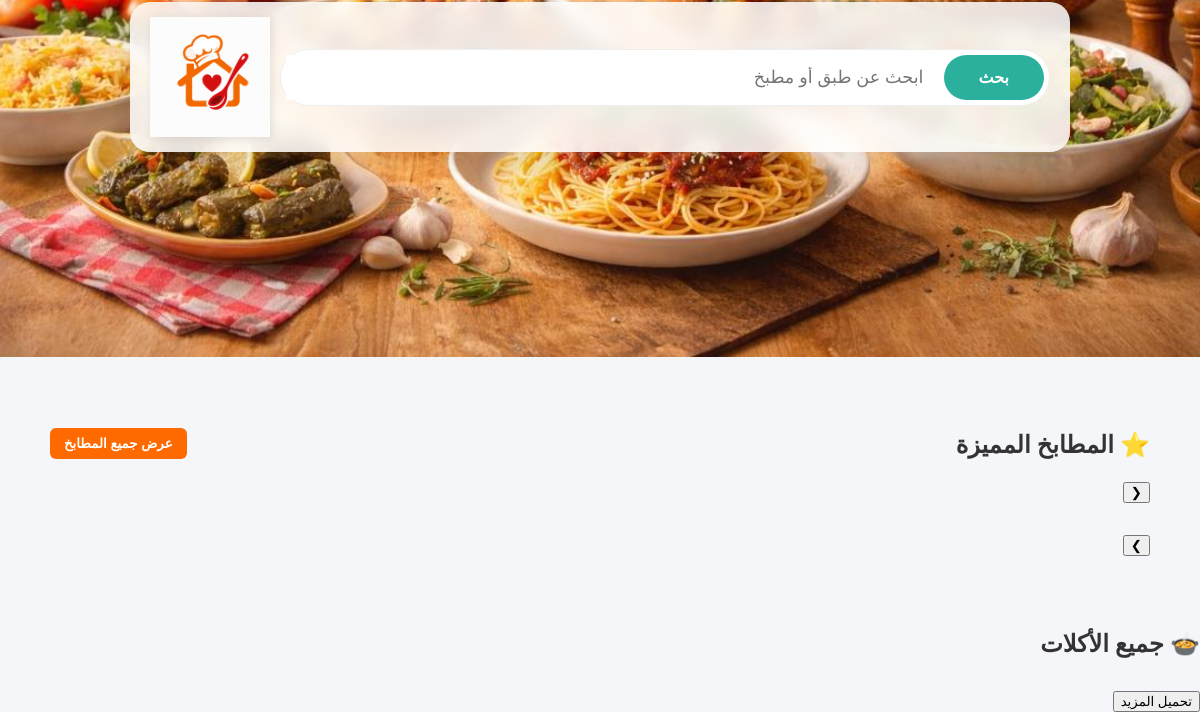
Before: / (lower part) with the older database file.
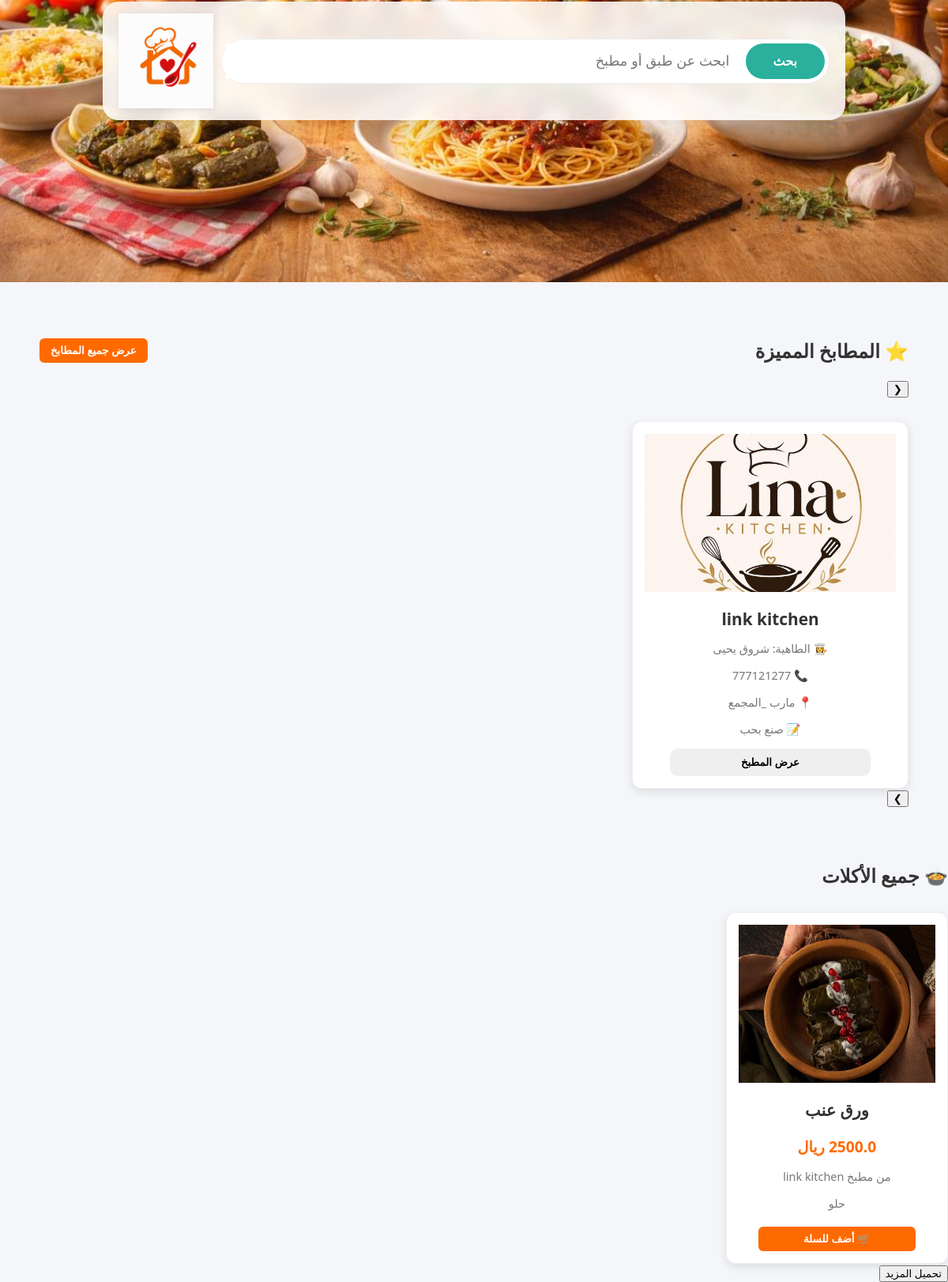
After: the same page with the newer database file.
### app/models/kitchen_model.py (models this page shows, shortened)
class Kitchen(db.Model):
    __tablename__ = "kitchens"
    id = db.Column(db.Integer, primary_key=True, autoincrement=True)
    user_id = db.Column(db.Integer, db.ForeignKey("users.id"))
    kitchen_name = db.Column(db.String(150), nullable=False)
    kitchen_logo = db.Column(db.String(255))   # صورة شعار المطبخ
    bank_account_name = db.Column(db.String(150))
    bank_account_number = db.Column(db.String(100))
    status = db.Column(db.String(20), default="pending")
    created_at = db.Column(db.TIMESTAMP, server_default=db.func.current_timestamp())
    featured = db.Column(db.Integer, default=0)  # 0 = عادي، 1 = مميز
    is_open = db.Column(db.Integer, default=1)   # 1 = مفتوح، 0 = مغلق
    location = db.Column(db.String(150))
    address = db.Column(db.String(255))  # أدق من location
    description = db.Column(db.Text)
    meals = db.relationship("Meal", back_populates="kitchen", cascade="all, delete-orphan")

### app/models/user_model.py (models this page shows, shortened)
class User(db.Model):
    __tablename__ = "users"
    id = db.Column(db.Integer, primary_key=True, autoincrement=True)
    name = db.Column(db.String(100), nullable=False)
    email = db.Column(db.String(120), unique=True, nullable=True)
    phone = db.Column(db.String(20), unique=True, nullable=False)
    password_hash = db.Column(db.String(200), nullable=False)
    role = db.Column(db.String(20), nullable=False, default="customer")
    status = db.Column(db.String(20), default="pending")
    created_at = db.Column(db.DateTime, default=datetime.utcnow)
    kitchen = db.relationship("Kitchen", backref="user", uselist=False)
    orders = db.relationship(
        "Order",
        back_populates="user",
        foreign_keys="Order.user_id",
        cascade="all, delete-orphan"
    )
    customer_orders = db.relationship(
        "Order",
        back_populates="customer",
        foreign_keys="Order.customer_id"
    )

### app/models/meal_model.py (models this page shows, shortened)
class Meal(db.Model):
    __tablename__ = "meals"
    id = db.Column(db.Integer, primary_key=True, autoincrement=True)
    name = db.Column(db.String(100), nullable=False)
    description = db.Column(db.Text, nullable=True)
    price = db.Column(db.Float, nullable=False)
    kitchen_id = db.Column(db.Integer, db.ForeignKey("kitchens.id"), nullable=False)
    kitchen = db.relationship("Kitchen", back_populates="meals")
    images = db.relationship("MealImage", back_populates="meal", cascade="all, delete-orphan")
    status = db.Column(db.String(20), default="pending")
    is_featured = db.Column(db.Integer, default=0)
    is_available = db.Column(db.Integer, default=1)
    order_items = db.relationship("OrderItem", back_populates="meal", cascade="all, delete-orphan")

### app/models/meal_image_model.py (models this page shows, shortened)
class MealImage(db.Model):
    __tablename__ = "meal_images"
    id = db.Column(db.Integer, primary_key=True, autoincrement=True)
    image = db.Column(db.String(255), nullable=False)
    meal_id = db.Column(db.Integer, db.ForeignKey("meals.id"), nullable=False)
    meal = db.relationship("Meal", back_populates="images")

### app/routes/home_routes.py (the view)
@home.route("/")
def index():
    try:
        featured_kitchens = Kitchen.query.all()
        meals = Meal.query.all()
    except Exception as e:
        return f"Database Error: {e}"
    cart_count = len(session.get("cart", {}))
    return render_template(
        "base.html",
        meals=meals,
        featured_kitchens=featured_kitchens,
        cart_count=cart_count
    )

### app/templates/base.html (shortened to what this page needs)
<!DOCTYPE html>
<html lang="ar" dir="rtl">
<head>
  <link rel="stylesheet" href="{{ url_for('static', filename='css/style.css') }}">
</head>
<body>
<section class="hero">
  <div class="search-card">
    <div class="search-content">
      <div class="search-logo">
        <img src="{{ url_for('static', filename='images/byatecook.jpeg') }}" alt="Logo">
      </div>
      <form method="GET" action="/search" class="search-box">
        <button type="submit">بحث</button>
        <input type="text" name="q" placeholder="ابحث عن طبق أو مطبخ">
      </form>
    </div>
  </div>
</section>
<section class="featured">
  <div style="display:flex; justify-content:space-between; align-items:center;">
    <h2>⭐ المطابخ المميزة</h2>
    <a href="{{ url_for('home.all_kitchens') }}">
      <button class="view-all-btn">عرض جميع المطابخ</button>
    </a>
  </div>
  <div class="slider-container">
    <button class="slider-btn left" onclick="scrollMeals(-1)">❮</button>
    <div class="meals-slider">
      {% for kitchen in featured_kitchens %}
      <div class="meal-card">
        <div class="image-container">
          {% if kitchen.kitchen_logo %}
            <img src="{{ url_for('static', filename='uploads/' + kitchen.kitchen_logo) }}">
          {% else %}
            <img src="{{ url_for('static', filename='uploads/no-image.png') }}">
          {% endif %}
        </div>
        <h3>{{ kitchen.kitchen_name }}</h3>
        {% if kitchen.user %}
          <p>👩‍🍳 الطاهية: {{ kitchen.user.name }}</p>
          <p>📞 {{ kitchen.user.phone }}</p>
        {% endif %}
        <p>📍 {{ kitchen.location }}</p>
        <p>📝 {{ kitchen.description }}</p>
        {% if kitchen.is_open %}
          <a href="{{ url_for('home.kitchen_detail', id=kitchen.id) }}">
            <button class="view-btn">عرض المطبخ</button>
          </a>
        {% else %}
          <button class="closed-btn" disabled>مغلق</button>
        {% endif %}
      </div>
      {% endfor %}
    </div>
    <button class="slider-btn right" onclick="scrollMeals(1)">❯</button>
  </div>
</section>
<h2>🍲 جميع الأكلات</h2>
<div class="meals-grid" id="mealsGrid">
  {% for meal in meals %}
  <div class="meal-card">
    {% if meal.images %}
      <img src="{{ url_for('static', filename='uploads/' + meal.images[0].image) }}">
    {% else %}
      <img src="{{ url_for('static', filename='uploads/no-image.png') }}">
    {% endif %}
    <h3>{{ meal.name }}</h3>
    <p class="price">{{ meal.price }} ريال</p>
    <p>من مطبخ {{ meal.kitchen.kitchen_name }}</p>
    <p class="description">{{ meal.description }}</p>
    {% if meal.kitchen.is_open %}
      <form action="/add-to-cart/{{ meal.id }}" method="POST">
        <button type="submit" style="background:#ff6a00; color:white; border:none; padding:8px 12px; border-radius:6px; cursor:pointer; margin-top:5px;">
          🛒 أضف للسلة
        </button>
      </form>
    {% else %}
      <button style="background:gray; color:white; border:none; padding:8px 12px; border-radius:6px; margin-top:5px;" disabled>
        🔒 مغلق
      </button>
    {% endif %}
  </div>
  {% endfor %}
</div>
<div class="load-more-box">
  <button onclick="loadMoreMeals()" id="loadMoreBtn">تحميل المزيد</button>
</div>
</body>
</html>

### app/static/css/style.css (style rules this page uses)
:root { --primary-color: #2ab09c; --accent-color: #ff6a00; --text-dark: #333; --white: #b0a1a1; }
body { font-family: 'Segoe UI', Tahoma, Geneva, Verdana, sans-serif; margin: 0; padding: 0; background-color: #f5f6fa; color: var(--text-dark); }
.hero { height: 100vh; background: url('/static/images/hero_bg.jpeg') no-repeat center center/cover; display: flex; flex-direction: column; align-items: center; justify-content: center; text-align: center; position: relative; }
.search-card { background: rgba(255, 255, 255, 0.85); backdrop-filter: blur(10px); padding: 15px 20px; border-radius: 20px; box-shadow: 0 10px 30px rgba(0,0,0,0.1); display: inline-block; width: 85%; max-width: 900px; }
.search-content { display: flex; flex-direction: row-reverse; align-items: center; justify-content: space-between; gap: 10px; }
.search-logo img { height: 120px; width: auto; display: block; filter: drop-shadow(2px 2px 5px rgba(0,0,0,0.1)); }
.search-box { display: flex; background: white; border: 1px solid #eee; border-radius: 50px; padding: 5px; flex-grow: 1; max-width: 800px; }
.search-box input { flex: 1; border: none; padding: 12px 20px; outline: none; font-size: 1.1rem; text-align: right; }
.search-box button { background-color: #2ab09c; color: white; border: none; padding: 10px 35px; border-radius: 50px; cursor: pointer; font-weight: bold; font-size: 1rem; }
.featured, .all-meals { padding: 50px; }
.meals-grid, .meals-slider { display: grid; grid-template-columns: repeat(auto-fill, minmax(280px, 1fr)); gap: 25px; margin-top: 30px; }
.meal-card { background: white; border-radius: 20px; overflow: hidden; box-shadow: 0 10px 20px rgba(0,0,0,0.05); transition: transform 0.3s ease, box-shadow 0.3s ease; border: 1px solid #eee; text-align: center; padding-bottom: 20px; }
.meal-card img { width: 100%; height: 200px; object-fit: cover; }
.meal-card h3 { margin: 15px 0 5px; font-size: 1.3rem; color: #333; }
.meal-card p { color: #777; font-size: 0.9rem; margin-bottom: 15px; }
.meal-card .price { font-weight: bold; color: var(--accent-color); font-size: 1.2rem; }
.meal-card button { width: 80%; padding: 10px; border: none; border-radius: 10px; cursor: pointer; font-weight: bold; transition: 0.3s; }
.image-container { position: relative; }

### app/templates/base.html (style rules this page uses)
.view-all-btn { background: #ff6a00; color: #fff; border: none; padding: 8px 14px; border-radius: 6px; cursor: pointer; font-weight: bold; transition: 0.3s; }
.meal-card { background: #fff; border-radius: 12px; box-shadow: 0 4px 12px rgba(0,0,0,0.1); padding: 15px; text-align: center; transition: transform 0.3s ease; }

Changed rows visible on the page:
added Kitchen: kitchen_logo (picture), kitchen_name "link kitchen", user.name "شروق يحيى", user.phone "777121277", location "مارب _المجمع", description "صنع بحب"
added Meal: image (picture), name "ورق عنب", price "2500.0", kitchen.kitchen_name "link kitchen", description "حلو"
